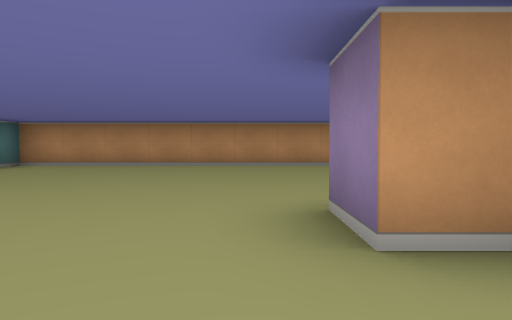
View 1 (above)

13 first-person views from a walk through a cub3D ray-caster map. The camera is about half as high as the walls, tilts 2° down and sees 70° across. The floor is counted in squares. Each view is taken from the middle of a square. On the plan, view 1 faces up. The plan holds only what a view shows up to about 9 squares ahead; the rest is blank.

View 2
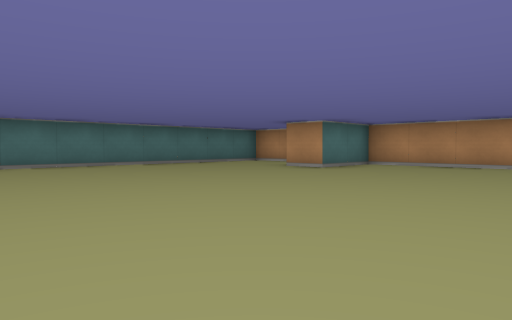

View 3
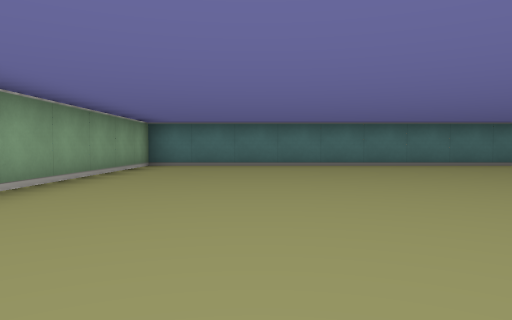

View 4
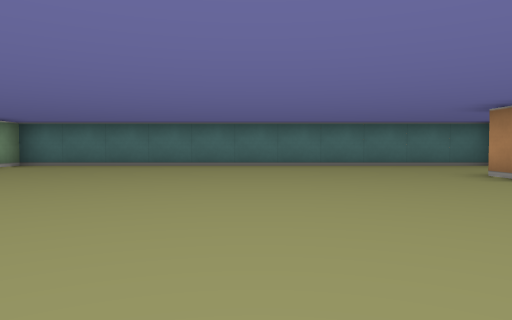

View 5
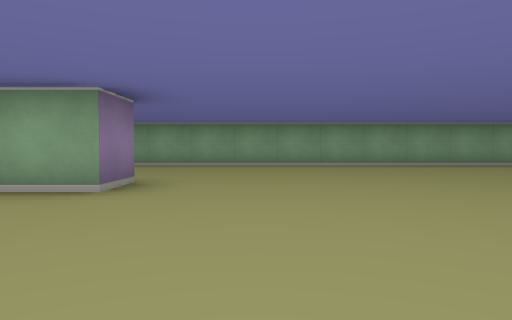

View 6
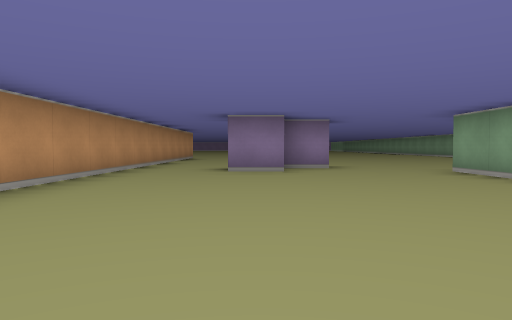

View 7
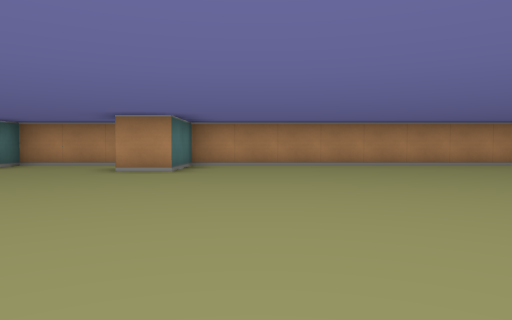

View 8
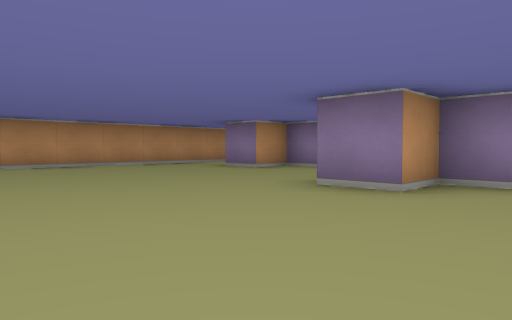

View 9
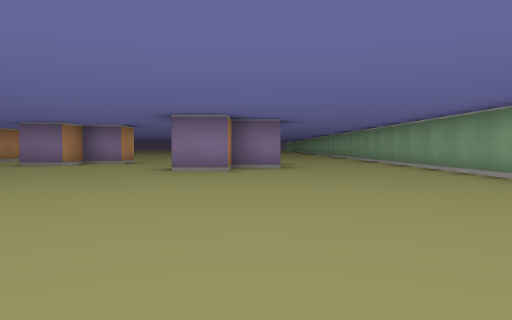

View 10
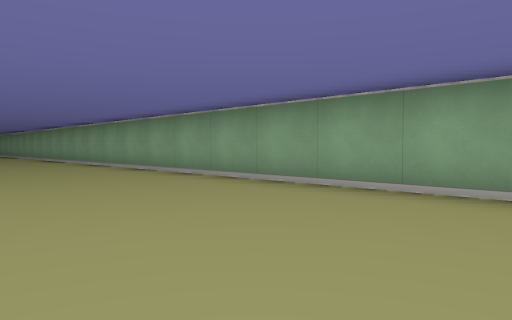

View 11
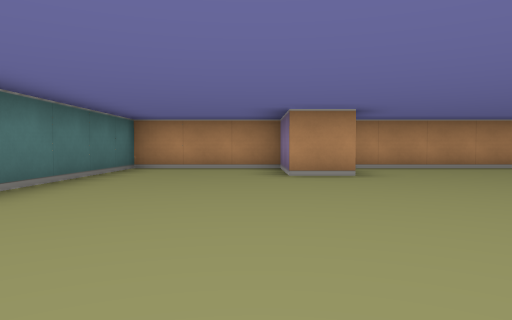

View 12
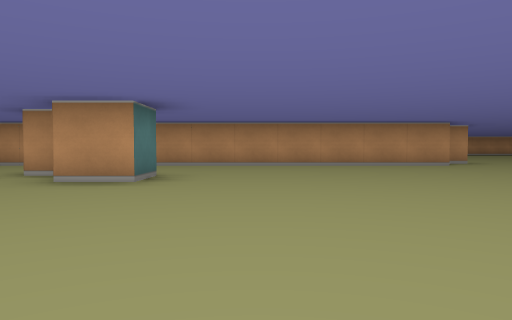

View 13
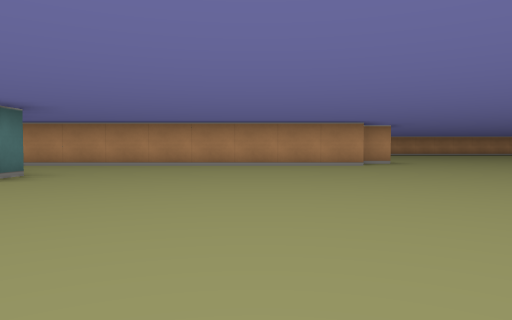

### Floor plan
Points are (right, up) in squares from view 1. A wall is a line through its corners. A room is listed if a view was taken in it or the views show most of it. See-through windows are left out.
Room 1 (views 1, 2, 3, 4, 5, 6, 7, 8, 9, 10, 11)
walls: (1.5, 0.4) (1.5, 1.5) (0.5, 1.5) (0.5, 2.5) (2.5, 2.5); (2.5, 5.5) (2.5, 6.5); (4.4, 8.5) (-5.5, 8.5) (-5.5, 6.5) (-6.5, 6.5) (-6.5, 8.5) (-9.5, 8.5) (-9.5, -2.5) (0.5, -2.5)
ways out: opening at (1.2, 1.5) to room 2; opening at (3.5, 7.5) to room 2
Room 2 (views 12, 13)
walls: (10.6, 8.5) (4.4, 8.5); (4.5, 5.5) (4.5, 4.5) (3.5, 4.5) (3.5, 5.5) (2.5, 5.5); (0.5, -2.5) (3.2, -2.5)
ways out: opening at (1.2, 1.5) to room 1; opening at (3.5, 7.5) to room 1

Positions as (right, up) in squares from view 1, and headings:
1: (0, 0), facing up
2: (-1, 0), facing up-left
3: (-1, 0), facing left
4: (-1, 3), facing left
5: (-1, 6), facing down
6: (-4, 6), facing right
7: (-4, 0), facing up
8: (-3, 0), facing up-right
9: (-6, 1), facing right
10: (-6, 1), facing down-right
11: (-7, 1), facing up
12: (6, 0), facing up
13: (8, 0), facing up
